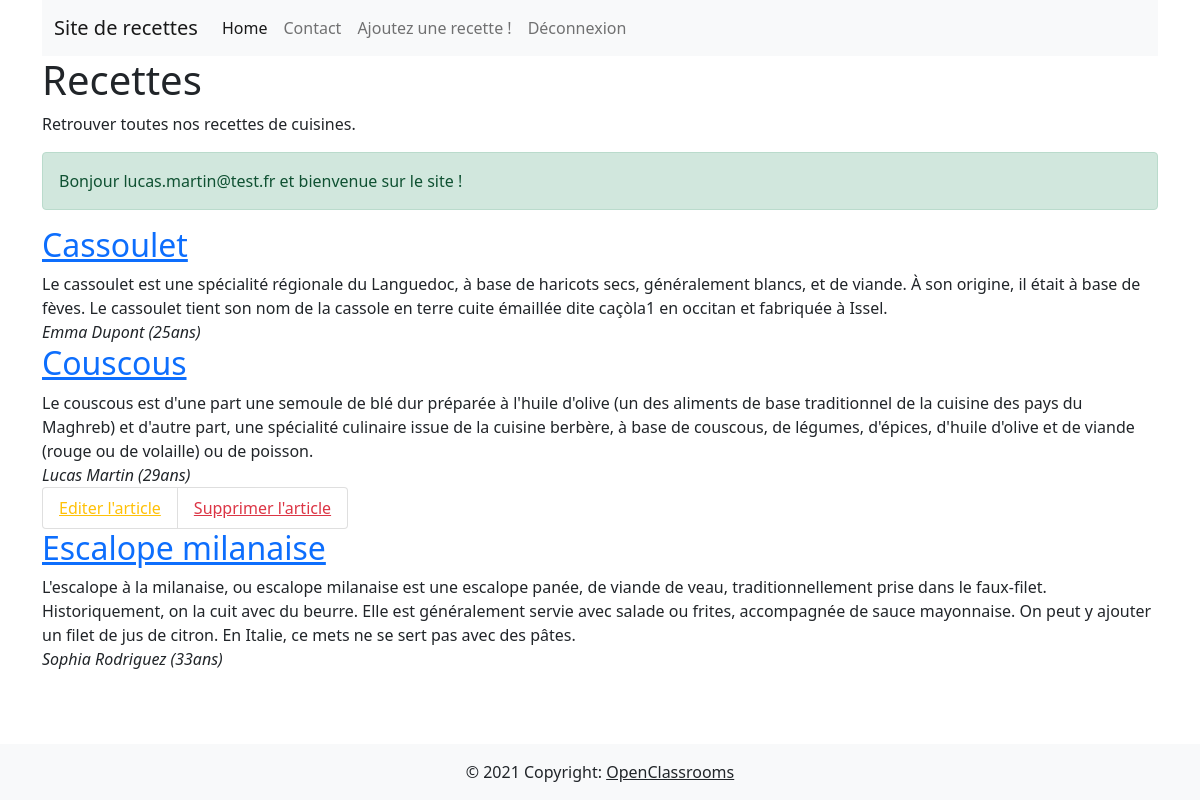
Page /index.php (signed in) on the committed database.
### tables this page shows
CREATE TABLE `recipes` (
  `recipe_id` int(11) NOT NULL,
  `titre` varchar(128) NOT NULL,
  `recette` text NOT NULL,
  `auteur` varchar(255) NOT NULL,
  `disponible` tinyint(1) NOT NULL
);

CREATE TABLE `users` (
  `user_id` int(11) NOT NULL,
  `fullname` varchar(64) NOT NULL,
  `email` varchar(255) NOT NULL,
  `password` varchar(255) NOT NULL,
  `age` int(11) NOT NULL
);

### lib/variables.php (called while the page is built)
<?php
    $sqlQueryRecettes = "SELECT * FROM recipes WHERE disponible = :disponible";
    $recettesStatement = $mysqlClient -> prepare($sqlQueryRecettes);
    $recettesStatement -> execute([
        "disponible" => 1,
    ]);
    $recettes = $recettesStatement -> fetchAll();
    $sqlQueryUsers = "SELECT * FROM users";
    $usersStatement = $mysqlClient -> prepare($sqlQueryUsers);
    $usersStatement -> execute();
    $users = $usersStatement -> fetchAll();
?>

### lib/fonctions.php (called while the page is built, shortened)
<?php
    function displayAuthor (string $authorEmail, array $users) : string
    {
        foreach($users as $user) {
            if($authorEmail === $user["email"]) {
                return $user["fullname"] . ' (' . $user["age"] . 'ans)';
            }
        }
        return "Auteur inconnu";
    }
?>

### index.php (the view, shortened to what this page needs)
<?php
require_once(__DIR__."/sql/databaseconnect.php");
require_once(__DIR__."/lib/fonctions.php");
require_once(__DIR__."/lib/variables.php");
?>
<!DOCTYPE html>
<html>
    <head>
        <link
            href="https://cdn.jsdelivr.net/npm/bootstrap@5.0.2/dist/css/bootstrap.min.css"
            rel="stylesheet"
        >
    </head>
    <body class="d-flex flex-column min-vh-100">
        <div class="container">
            <?php require_once(__DIR__."/inclut/header.php");?>
            <h1>Recettes</h1>
            <p>
                Retrouver toutes nos recettes de cuisines.<br />
            </p>
            <?php require_once(__DIR__."/_login.php")?>
            <?php foreach($recettes as $recette) { ?>
                <article>
                    <h2><a href="_recipes_read.php?id=<?php echo($recette['recipe_id']); ?>"><?php echo($recette['titre']); ?></a></h2>
                    <div> <?php echo $recette["recette"] ?></div>
                    <i> <?php echo displayAuthor($recette["auteur"] , $users) ?> </i>
                    <?php if (isset($_SESSION['LOGGED_USER']) && $recette['auteur'] === $_SESSION['LOGGED_USER']['email']) { ?>
                        <ul class="list-group list-group-horizontal">
                            <li class="list-group-item"><a class="link-warning" href="_recipes_update.php?id=<?php echo($recette['recipe_id']); ?>">Editer l'article</a></li>
                            <li class="list-group-item"><a class="link-danger" href="_recipes_delete.php?id=<?php echo($recette['recipe_id']); ?>">Supprimer l'article</a></li>
                        </ul>
                    <?php } ?>
                </article>
            <?php } ?>
        </div>
        <?php require_once(__DIR__."/inclut/footer.php");?>
    </body>
</html>

### rows in the picture
recipes: titre "Cassoulet", recette "Le cassoulet est une spécialité régionale du Languedoc, à base de haricots secs, généralement blancs, et de viande. À son origine, il était à base de fèves. Le cassoulet tient son nom de la cassole en terre cuite émaillée dite caçòla1 en occitan et fabriquée à Issel.", auteur.age "Emma Dupont (25ans)"
recipes: titre "Couscous", recette "Le couscous est d'une part une semoule de blé dur préparée à l'huile d'olive (un des aliments de base traditionnel de la cuisine des pays du Maghreb) et d'autre part, une spécialité culinaire issue de la cuisine berbère, à base de couscous, de légumes, d'épices, d'huile d'olive et de viande (rouge ou de volaille) ou de poisson.", auteur.age "Lucas Martin (29ans)"
recipes: titre "Escalope milanaise", recette "L'escalope à la milanaise, ou escalope milanaise est une escalope panée, de viande de veau, traditionnellement prise dans le faux-filet. Historiquement, on la cuit avec du beurre. Elle est généralement servie avec salade ou frites, accompagnée de sauce mayonnaise. On peut y ajouter un filet de jus de citron. En Italie, ce mets ne se sert pas avec des pâtes.", auteur.age "Sophia Rodriguez (33ans)"

### other values in the picture
$_SESSION["LOGGED_USER"]["email"] "lucas.martin@test.fr"
